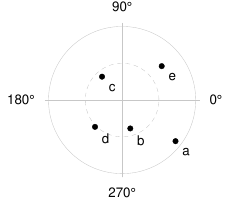

Recreate this plot in Python.
#!/usr/bin/python3

import numpy as np
import qplot as qp

qp.figure('eg_circ', 2.3, 2.)
xy = np.array([
  [0.72584,  -0.559],
  [0.11131,  -.38611],
  [-.27279,  .31731],
  [-0.36819,  -0.36485],
  [.53813,   0.46068]])

phi = qp.arange(0, 2*np.pi, 0.01)
qp.pen('777', pattern='dash')
qp.plot(.5*np.cos(phi), .5*np.sin(phi))
qp.pen(pattern='solid')
qp.plot(np.cos(phi), np.sin(phi))
qp.plot(1.05*np.array([-1, 1]), [0, 0])
qp.plot([0, 0], 1.05*np.array([-1, 1]))

qp.pen()


qp.marker('o', 4, 'solid')
qp.mark(xy[:,0], xy[:,1])

for k, (x,y) in enumerate(xy):
  qp.at(x, y)
  qp.align('left', 'top')
  qp.text(chr(ord('a') + k), dx=5, dy=5)

qp.at(1, 0)
qp.align('left', 'middle')
qp.text('0°', dx=10)

qp.at(-1, 0)
qp.align('right', 'middle')
qp.text('180°', dx=-10)

qp.at(0, 1)
qp.align('center', 'bottom')
qp.text('90°', dy=-10)

qp.at(0, -1)
qp.align('center', 'top')
qp.text('270°', dy=10)

qp.shrink(1, 1)

qp.save('pdf')
